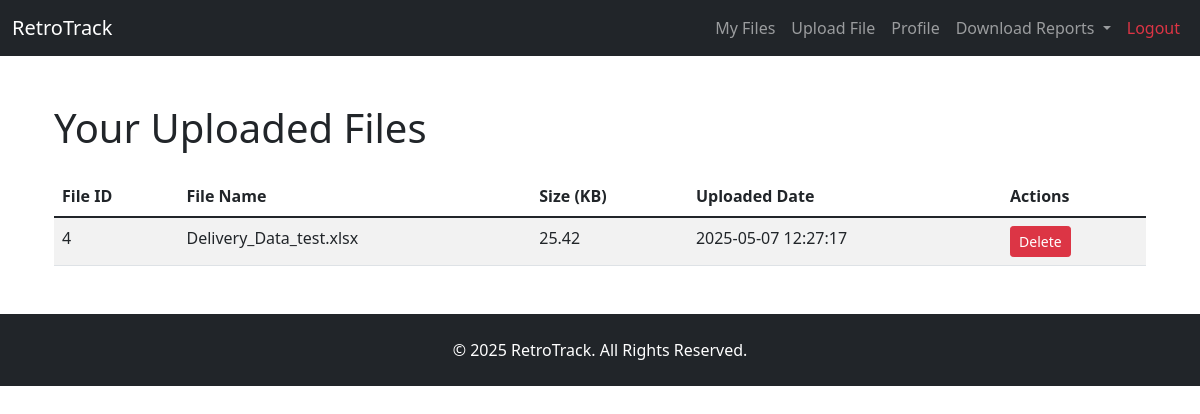
The page /files (signed in) on the database its author committed.
### app/models.py (models this page shows, shortened)
class File(db.Model):
    id = db.Column(db.Integer, primary_key=True)
    filename = db.Column(db.String(255), nullable=False)
    upload_date = db.Column(db.DateTime, nullable=False, default=datetime.utcnow)
    size = db.Column(db.Float, nullable=False)
    user_id = db.Column(db.Integer, nullable=False)
    parsed_data = db.Column(db.Text, nullable=True)

### app/upload_routes.py (the view)
@app.route('/files')
def files():
    if 'user_id' not in session:
        flash("Login required.", "danger")
        return redirect(url_for('login'))
    user_files = File.query.filter_by(user_id=session['user_id']).all()
    return render_template('files.html', files=user_files)

### app/routes.py (called while the page is built)
@app.context_processor
def inject_now():
    return {"now": datetime.utcnow()}

@app.context_processor
def inject_user_files():
    if 'user_id' in session:
        files = File.query.filter_by(user_id=session['user_id']).all()
    else:
        files = []
    return dict(user_files=files)

### app/templates/files.html
{% extends "base.html" %}
{% block content %}
    <div class="container mt-5">
        <h1>Your Uploaded Files</h1>
        {% if files %}
            <table class="table table-striped mt-4">
                <thead>
                <tr>
                    <th>File ID</th>
                    <th>File Name</th>
                    <th>Size (KB)</th>
                    <th>Uploaded Date</th>
                    <th>Actions</th>
                </tr>
                </thead>
                <tbody>
                {% for file in files %}
                    <tr>
                        <td>{{ file.id }}</td>
                        <td>{{ file.filename }}</td>
                        <td>{{ "%.2f"|format(file.size) }}</td>
                        <td>{{ file.upload_date.strftime('%Y-%m-%d %H:%M:%S') }}</td>
                        <td>
                            <form action="{{ url_for('delete_file', file_id=file.id) }}" method="POST"
                                  style="display: inline;">
                                <button type="submit" class="btn btn-danger btn-sm">Delete</button>
                            </form>
                        </td>
                    </tr>
                {% endfor %}
                </tbody>
            </table>
        {% else %}
            <p>No files uploaded yet. <a href="{{ url_for('upload') }}">Upload one now</a>.</p>
        {% endif %}
    </div>
{% endblock %}

### rows shown on the page
File: id "4", filename "Delivery_Data_test.xlsx", size "25.42", upload_date "2025-05-07 12:27:17"
